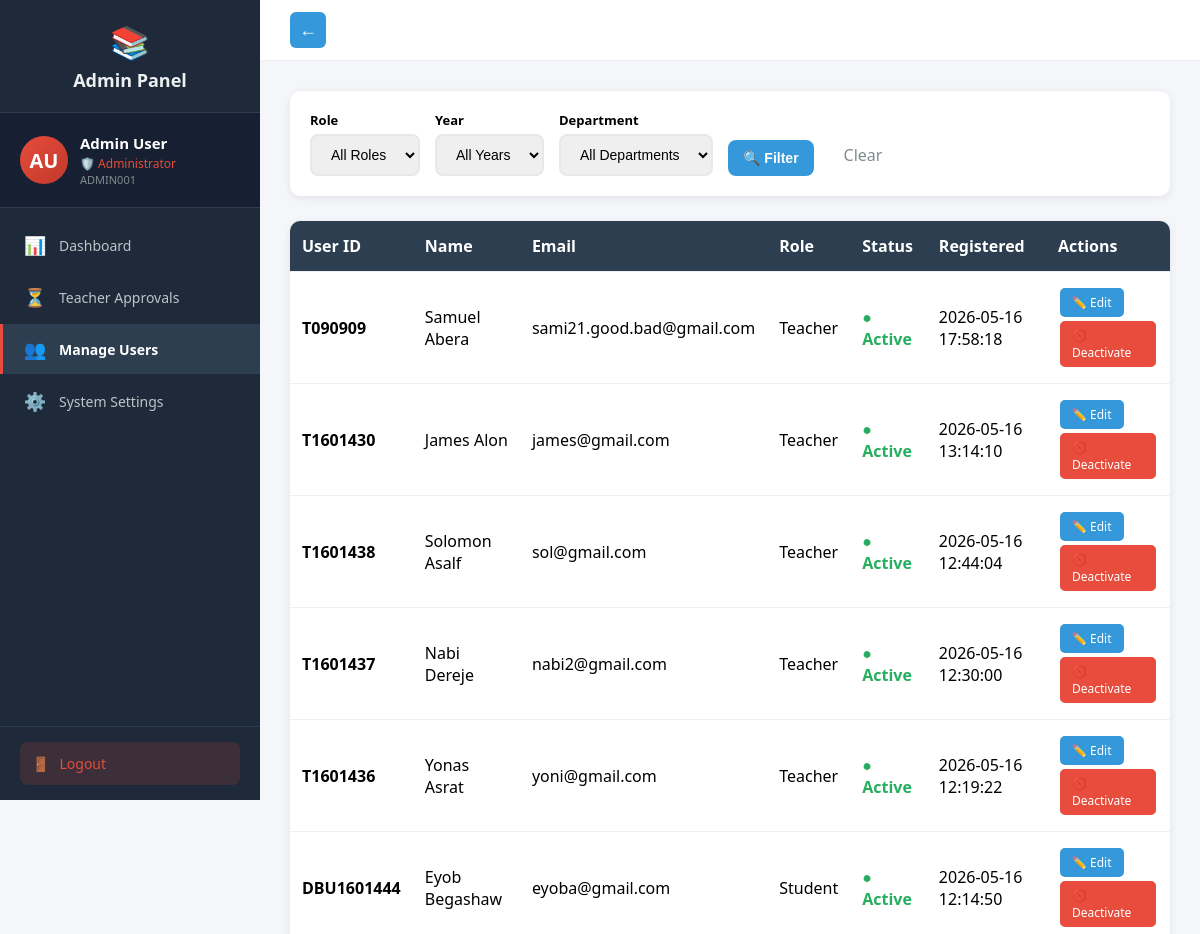
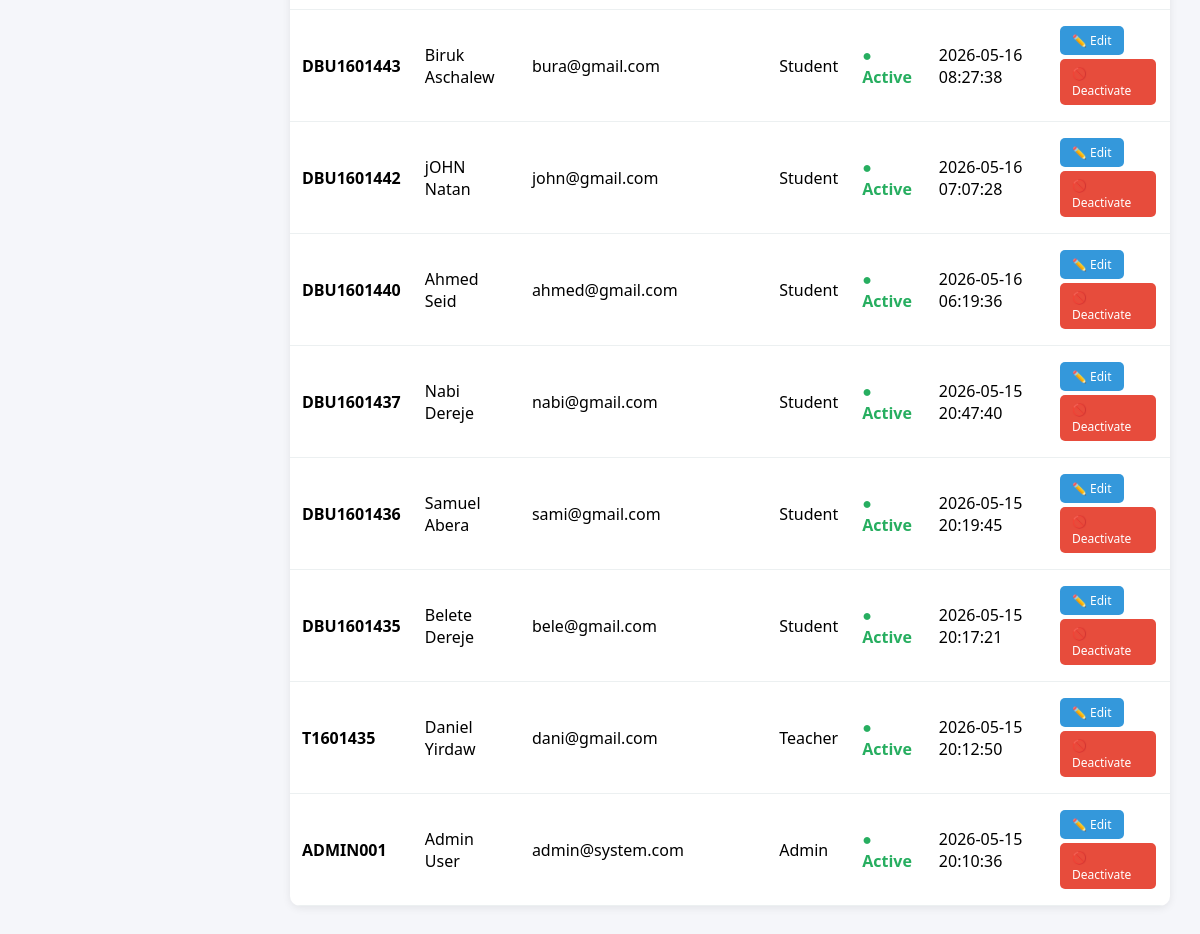
The page /admin/users (signed in) on the database its author committed (2 pictures, top to bottom).
### tables this page shows
CREATE TABLE users (
            id TEXT PRIMARY KEY,
            user_id TEXT UNIQUE NOT NULL,
            first_name TEXT NOT NULL,
            last_name TEXT NOT NULL,
            email TEXT UNIQUE NOT NULL,
            password_hash TEXT NOT NULL,
            role TEXT NOT NULL,
            is_approved INTEGER DEFAULT 0,
            created_at TIMESTAMP DEFAULT CURRENT_TIMESTAMP,
            updated_at TIMESTAMP DEFAULT CURRENT_TIMESTAMP,
            node_id TEXT
        );

### routes_admin.py (the view)
@admin_bp.route('/users', endpoint='manage_users')
@login_required
def manage_users():
    if current_user.role != 'admin':
        return redirect(url_for('auth.login'))
    conn = get_db()
    cur = conn.cursor()
    role_filter = request.args.get('role', '').strip()
    year_filter = request.args.get('year', '').strip()
    dept_filter = request.args.get('department', '').strip()
    query = "SELECT id, user_id, first_name, last_name, email, role, is_approved, created_at FROM users WHERE 1=1"
    params = []
    if role_filter:
        query += " AND role = ?"
        params.append(role_filter)
    query += " ORDER BY created_at DESC"
    cur.execute(query, params)
    all_users = cur.fetchall()
    filtered_users = []
    for u in all_users:
        include = True
        if year_filter and u['role'] == 'student':
            cur.execute("SELECT year FROM students WHERE user_id = ?", (u['id'],))
            row = cur.fetchone()
            if not row or str(row[0]) != year_filter:
                include = False
        if dept_filter and u['role'] == 'student':
            cur.execute("SELECT department FROM students WHERE user_id = ?", (u['id'],))
            row = cur.fetchone()
            if not row or row[0] != dept_filter:
                include = False
        if year_filter and u['role'] == 'teacher':
            cur.execute("SELECT years FROM teachers WHERE user_id = ?", (u['id'],))
            row = cur.fetchone()
            if not row or year_filter not in row[0]:
                include = False
        if dept_filter and u['role'] == 'teacher':
            cur.execute("SELECT departments FROM teachers WHERE user_id = ?", (u['id'],))
            row = cur.fetchone()
            if not row or dept_filter not in row[0]:
                include = False
        if include:
            filtered_users.append(u)
    depts = set()
    cur.execute("SELECT department FROM students")
    for row in cur.fetchall():
        if row[0]: depts.add(row[0])
    cur.execute("SELECT departments FROM teachers")
    for row in cur.fetchall():
        if row[0]:
            for d in row[0].split(','):
                depts.add(d.strip())
    departments = sorted(list(depts))
    years = set()
    cur.execute("SELECT year FROM students")
    for row in cur.fetchall():
        if row[0]: years.add(str(row[0]))
    cur.execute("SELECT years FROM teachers")
    for row in cur.fetchall():
        if row[0]:
            for y in row[0].split(','):
                years.add(y.strip())
    years = sorted(list(years))
    conn.close()
    return render_template('admin/users.html', users=filtered_users, departments=departments, years=years,
                         role_filter=role_filter, year_filter=year_filter, dept_filter=dept_filter)

### auth.py (called while the page is built)
def get_db():
    conn = sqlite3.connect('assignments.db')
    conn.row_factory = sqlite3.Row
    return conn

@login_manager.user_loader
def load_user(user_id):
    conn = get_db()
    cur = conn.cursor()
    cur.execute("SELECT id, user_id, first_name, last_name, email, role, is_approved FROM users WHERE id = ?", (user_id,))
    user = cur.fetchone()
    cur.close()
    conn.close()
    if user:
        from flask_login import UserMixin
        class User(UserMixin):
            pass
        u = User()
        u.id = user['id']
        u.user_id = user['user_id']
        u.first_name = user['first_name']
        u.last_name = user['last_name']
        u.email = user['email']
        u.role = user['role']
        u.is_approved = user['is_approved']
        return u
    return None

### routes_admin.py (called while the page is built)
def get_db():
    conn = sqlite3.connect('assignments.db')
    conn.row_factory = sqlite3.Row
    return conn

### templates/admin/users.html (shortened to what this page needs)
{% extends "admin_base.html" %}
{% block content %}
<div class="filter-bar">
    <form method="GET" style="display:flex; gap:15px; align-items:end; flex-wrap:wrap;">
        <div>
            <label style="font-weight:600; font-size:13px; display:block; margin-bottom:5px;">Role</label>
            <select name="role" onchange="this.form.submit()">
                <option value="">All Roles</option>
            </select>
        </div>
        <div>
            <label style="font-weight:600; font-size:13px; display:block; margin-bottom:5px;">Year</label>
            <select name="year" onchange="this.form.submit()">
                <option value="">All Years</option>
            </select>
        </div>
        <div>
            <label style="font-weight:600; font-size:13px; display:block; margin-bottom:5px;">Department</label>
            <select name="department" onchange="this.form.submit()">
                <option value="">All Departments</option>
            </select>
        </div>
        <button type="submit">🔍 Filter</button>
        <a href="/admin/users" style="padding:10px 15px; color:#7f8c8d; text-decoration:none;">Clear</a>
    </form>
</div>
<table>
    <tr>
        <th>User ID</th><th>Name</th><th>Email</th><th>Role</th><th>Status</th><th>Registered</th><th>Actions</th>
    </tr>
    {% for u in users %}
    <tr>
        <td><strong>{{ u[1] }}</strong></td>
        <td>{{ u[2] }} {{ u[3] }}</td>
        <td>{{ u[4] }}</td>
        <td><span style="text-transform:capitalize;">{{ u[5] }}</span></td>
        <td>
            {% if u[6] %}
                <span class="status-active">● Active</span>
            {% else %}
                <span class="status-inactive">● Inactive</span>
            {% endif %}
        </td>
        <td>{{ u[7] if u[7] else '' }}</td>
        <td>
            <a href="/admin/edit-user/{{ u[0] }}" class="btn btn-primary">✏️ Edit</a>
            <a href="/admin/toggle-user/{{ u[0] }}" class="btn {{ 'btn-danger' if u[6] else 'btn-warning' }}">
                {{ '🚫 Deactivate' if u[6] else '✅ Activate' }}
            </a>
        </td>
    </tr>
    {% endfor %}
</table>
{% endblock %}

### templates/admin_base.html (shortened to what this page needs)
<!DOCTYPE html>
<html>
<head>
</head>
<body>
    <div class="layout">
        <div class="sidebar" id="sidebar">
            <div class="logo">
                <span class="icon">📚</span>
                Admin Panel
            </div>
            <div class="profile-card">
                <div class="avatar">{{ current_user.first_name[0] }}{{ current_user.last_name[0] }}</div>
                <div class="info">
                    <div class="name">{{ current_user.first_name }} {{ current_user.last_name }}</div>
                    <div class="role">🛡️ Administrator</div>
                    <div class="id-text">{{ current_user.user_id }}</div>
                </div>
            </div>
            <nav>
                <a href="/admin/dashboard" class="{{ 'active' if request.path == '/admin/dashboard' }}" onclick="closeSidebar()">
                    <span class="icon">📊</span> Dashboard
                </a>
                <a href="/admin/dashboard#approvals" onclick="document.getElementById("panel-dashboard").classList.add("hidden");document.getElementById("panel-approvals").classList.remove("hidden")" onclick="closeSidebar()">
                    <span class="icon">⏳</span> Teacher Approvals
                </a>
                <a href="/admin/users" class="{{ 'active' if request.path == '/admin/users' }}" onclick="closeSidebar()">
                    <span class="icon">👥</span> Manage Users
                </a>
                <a href="/admin/settings" class="{{ 'active' if request.path == '/admin/settings' }}" onclick="closeSidebar()">
                    <span class="icon">⚙️</span> System Settings
                </a>
            </nav>
            <div class="sidebar-footer">
                <a href="/logout" class="logout-btn">
                    <span class="icon">🚪</span> Logout
                </a>
            </div>
        </div>
        <div class="main">
            <div class="topbar">
                {% if request.path != '/admin/dashboard' %}
                <button id="back-btn" class="back-btn" onclick="goBack()"><span class="back-icon">←</span></button>
                {% endif %}
            </div>
            <div class="content">
                {% block content %}{% endblock %}
            </div>
        </div>
    </div>
</body>
</html>

### templates/admin_base.html (style rules this page uses)
* { margin: 0; padding: 0; box-sizing: border-box; }
body { font-family: 'Segoe UI', Arial, sans-serif; background: #f5f6fa; }
.layout { display: flex; min-height: 100vh; }
.sidebar { width: 260px; background: #1e2a3a; color: #ecf0f1; padding: 0; position: fixed; height: 100vh; overflow-y: auto; z-index: 100; transition: transform 0.3s; display: flex; flex-direction: column; }
.sidebar .logo { padding: 20px; font-size: 18px; font-weight: bold; text-align: center; border-bottom: 1px solid #2c3e50; }
.sidebar .logo .icon { font-size: 32px; display: block; margin-bottom: 5px; }
.sidebar .profile-card { padding: 20px; border-bottom: 1px solid #2c3e50; display: flex; align-items: center; gap: 12px; background: #162032; }
.sidebar .profile-card .avatar { width: 48px; height: 48px; border-radius: 50%; background: linear-gradient(135deg, #e74c3c, #c0392b); color: white; display: flex; align-items: center; justify-content: center; font-weight: bold; font-size: 20px; flex-shrink: 0; }
.sidebar .profile-card .info { overflow: hidden; }
.sidebar .profile-card .info .name { font-weight: 600; font-size: 15px; color: white; }
.sidebar .profile-card .info .role { font-size: 12px; color: #e74c3c; margin-top: 2px; }
.sidebar .profile-card .info .id-text { font-size: 11px; color: #7f8c8d; }
.sidebar nav { flex: 1; padding: 10px 0; }
.sidebar nav a { display: flex; align-items: center; padding: 13px 20px; color: #bdc3c7; text-decoration: none; font-size: 14px; border-left: 3px solid transparent; cursor: pointer; transition: all 0.2s; margin: 2px 0; }
.sidebar nav a.active { background: #2c3e50; color: white; border-left-color: #e74c3c; font-weight: bold; }
.sidebar nav a .icon { margin-right: 12px; font-size: 18px; width: 24px; text-align: center; }
.sidebar .sidebar-footer { padding: 15px 20px; border-top: 1px solid #2c3e50; }
.sidebar .sidebar-footer .logout-btn { display: flex; align-items: center; gap: 10px; padding: 12px; background: rgba(231,76,60,0.15); color: #e74c3c; text-decoration: none; border-radius: 8px; font-size: 14px; font-weight: 500; }
.main { margin-left: 260px; flex: 1; width: calc(100% - 260px); }
.topbar { background: white; padding: 12px 30px; display: flex; justify-content: space-between; align-items: center; border-bottom: 1px solid #ecf0f1; }
.back-btn { background: #3498db; color: white; border: none; padding: 6px 10px; border-radius: 6px; cursor: pointer; font-size: 16px; margin-right: 12px; display: inline-flex; align-items: center; justify-content: center; width:36px; height:36px; }
.back-btn .back-icon { font-weight: 700; font-size: 18px; line-height: 1; }
.content { padding: 30px; }

### templates/admin/users.html (style rules this page uses)
.filter-bar { background: white; padding: 20px; border-radius: 10px; box-shadow: 0 2px 8px rgba(0,0,0,0.08); margin-bottom: 25px; display: flex; gap: 15px; align-items: end; flex-wrap: wrap; }
.filter-bar select, .filter-bar button { padding: 10px 15px; border: 2px solid #e8e8e8; border-radius: 8px; font-size: 14px; }
.filter-bar button { background: #3498db; color: white; border: none; cursor: pointer; font-weight: 600; }
table { width: 100%; border-collapse: collapse; background: white; border-radius: 10px; overflow: hidden; box-shadow: 0 2px 8px rgba(0,0,0,0.08); }
th, td { padding: 14px 12px; text-align: left; border-bottom: 1px solid #ecf0f1; }
th { background: #2c3e50; color: white; font-weight: 600; }
.btn { padding: 6px 12px; border: none; border-radius: 5px; cursor: pointer; text-decoration: none; color: white; font-size: 12px; display: inline-block; margin: 2px; }
.btn-primary { background: #3498db; }
.btn-danger { background: #e74c3c; }
.status-active { color: #27ae60; font-weight: bold; }

### rows shown on the page
users: first_name "A", last_name "U", first_name "Admin", last_name "User", user_id "ADMIN001", user "ADMIN001", email "admin@system.com", role "Admin", shows "● Active", created_at "2026-05-15 20:10:36", is_approved "🚫 Deactivate"
users: user "T090909", first_name "Samuel", last_name "Abera", email "sami21.good.bad@gmail.com", role "Teacher", shows "● Active", created_at "2026-05-16 17:58:18", is_approved "🚫 Deactivate"
users: user "T1601430", first_name "James", last_name "Alon", email "james@gmail.com", role "Teacher", shows "● Active", created_at "2026-05-16 13:14:10", is_approved "🚫 Deactivate"
users: user "T1601438", first_name "Solomon", last_name "Asalf", email "sol@gmail.com", role "Teacher", shows "● Active", created_at "2026-05-16 12:44:04", is_approved "🚫 Deactivate"
users: user "T1601437", first_name "Nabi", last_name "Dereje", email "nabi2@gmail.com", role "Teacher", shows "● Active", created_at "2026-05-16 12:30:00", is_approved "🚫 Deactivate"
users: user "T1601436", first_name "Yonas", last_name "Asrat", email "yoni@gmail.com", role "Teacher", shows "● Active", created_at "2026-05-16 12:19:22", is_approved "🚫 Deactivate"
users: user "DBU1601444", first_name "Eyob", last_name "Begashaw", email "eyoba@gmail.com", role "Student", shows "● Active", created_at "2026-05-16 12:14:50", is_approved "🚫 Deactivate"
users: user "DBU1601443", first_name "Biruk", last_name "Aschalew", email "bura@gmail.com", role "Student", shows "● Active", created_at "2026-05-16 08:27:38", is_approved "🚫 Deactivate"
users: user "DBU1601442", first_name "jOHN", last_name "Natan", email "john@gmail.com", role "Student", shows "● Active", created_at "2026-05-16 07:07:28", is_approved "🚫 Deactivate"
users: user "DBU1601440", first_name "Ahmed", last_name "Seid", email "ahmed@gmail.com", role "Student", shows "● Active", created_at "2026-05-16 06:19:36", is_approved "🚫 Deactivate"
users: user "DBU1601437", first_name "Nabi", last_name "Dereje", email "nabi@gmail.com", role "Student", shows "● Active", created_at "2026-05-15 20:47:40", is_approved "🚫 Deactivate"
users: user "DBU1601436", first_name "Samuel", last_name "Abera", email "sami@gmail.com", role "Student", shows "● Active", created_at "2026-05-15 20:19:45", is_approved "🚫 Deactivate"
users: user "DBU1601435", first_name "Belete", last_name "Dereje", email "bele@gmail.com", role "Student", shows "● Active", created_at "2026-05-15 20:17:21", is_approved "🚫 Deactivate"
users: user "T1601435", first_name "Daniel", last_name "Yirdaw", email "dani@gmail.com", role "Teacher", shows "● Active", created_at "2026-05-15 20:12:50", is_approved "🚫 Deactivate"
